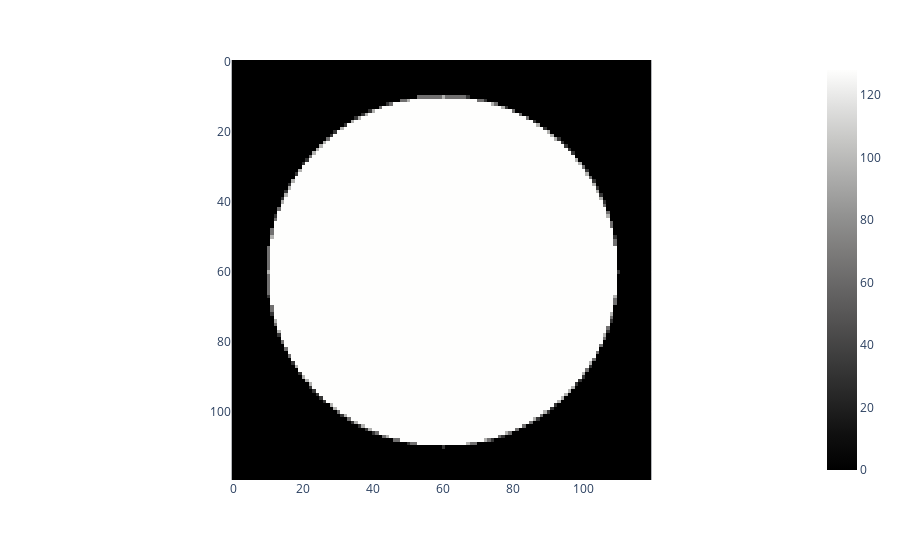

Source (notebook cell):
### Markdown cell above
Interactice slice image

### Code cell
ctwidgets.show_image_interactive(image.get_zslice(z=60))

### Figure 1 — Plotly figure (JSON) as saved in the notebook; plotly's stock layout.template omitted (floating-point values rounded to 4 significant figures; data arrays with more than 128 entries replaced by an {"elided": "..."} marker saying what was removed)
{"data": [{"coloraxis": "coloraxis", "hovertemplate": "x: %{x}<br>y: %{y}<br>color: %{z}<extra></extra>", "name": "0", "type": "heatmap", "xaxis": "x", "yaxis": "y", "z": {"elided": "120x120 int values"}}], "layout": {"coloraxis": {"colorscale": [[0, "rgb(0, 0, 0)"], [0.09091, "rgb(16, 16, 16)"], [0.1818, "rgb(38, 38, 38)"], [0.2727, "rgb(59, 59, 59)"], [0.3636, "rgb(81, 80, 80)"], [0.4545, "rgb(102, 101, 101)"], [0.5455, "rgb(124, 123, 122)"], [0.6364, "rgb(146, 146, 145)"], [0.7273, "rgb(171, 171, 170)"], [0.8182, "rgb(197, 197, 195)"], [0.9091, "rgb(224, 224, 223)"], [1, "rgb(254, 254, 253)"]]}, "margin": {"t": 60}, "xaxis": {"anchor": "y", "constrain": "domain", "domain": [0, 1], "scaleanchor": "y"}, "yaxis": {"anchor": "x", "autorange": "reversed", "constrain": "domain", "domain": [0, 1]}}}
